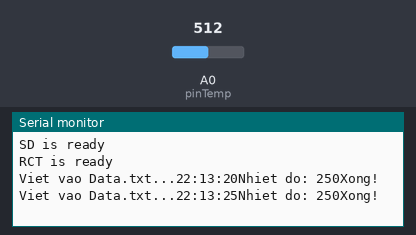
Bench run of a sketch on a simulated Arduino Uno, built with avr-gcc and run on an emulated ATmega328P. Shown: the last lines printed to the serial monitor. Inputs (shaded band) come from the test bench; at power-on: A0 (pinTemp) = 512. The local clock reads 2024-03-15 10:24:30 at power-on unless the sketch sets it; storage starts empty.

Above: at 5.8 s.
5.9 s: A0 (pinTemp) set to 716
At 10.9 s:
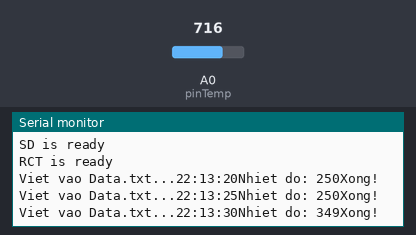
11.9 s: A0 (pinTemp) set to 900
At 16.4 s:
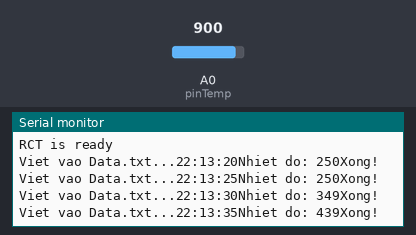
Timing chart, 0 to 17.9 s (numbered marks = the images above; inputs shaded):
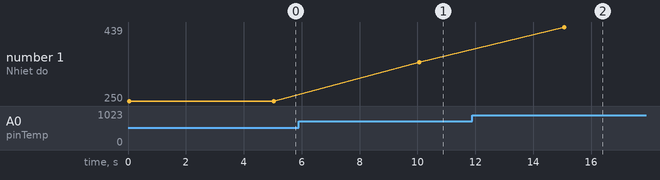

Measured:
- after the input at 5.9 s, the serial monitor: prints a new line after 4.2 s (image 1)
- after the input at 11.9 s, the serial monitor: prints a new line after 3.2 s (image 2)
- plotted number 1: 250 → 349 after the input at 5.9 s, 349 → 439 after the input at 11.9 s

The sketch:

Chuong6BAI11.ino
```cpp
#include <Wire.h>
#include <RTClib.h>
#include <SD.h>
#include<SPI.h>

File myFile;
RTC_DS1307 rtc;
byte pinTemp = A0;

void setup ()
{
  Serial.begin(9600);
  pinMode(pinTemp, INPUT);
  if (SD.begin(4))
    Serial.println("SD is ready");
    else
    {
      Serial.println("SD is not found");
      //while (1);
    }
  while(SD.exists("Data.txt")) SD.remove("Data.txt");
  if ( !rtc.begin())
  {
    Serial.print("RTC is not found");
    //while (1);
  }
  else
  {
    Serial.println("RCT is ready");
  }

  if (!rtc.isrunning())
  {
    Serial.print("RTC khong chay!");
  }

  rtc.adjust(DateTime(F(__DATE__), F(__TIME__)));//tự động cập nhật ngày giừo theo máy
    //rtc.adjust(DateTime(2014, 1, 21, 3, 0, 0));//cài ngày giờ tùy chọn
}
void  getTime()
{
  DateTime now = rtc.now();
  Serial.print(now.hour());
  myFile.print(now.hour());
  Serial.print(':');
  myFile.print(':');
  Serial.print(now.minute());
  myFile.print(now.minute());
  Serial.print(':');
  myFile.print(':');
  Serial.print(now.second());
  myFile.print(now.second());
  myFile.print("   ");
}
void getTemp()
{
  int temp = (5.0*analogRead(A0)*100.0/1024.0);
  Serial.print("Nhiet do: ");
  myFile.print("Nhiet do: ");
  Serial.print(temp);
  myFile.print(temp);
  myFile.println();
  myFile.print("\n");
}

void loop ()
{
   myFile=SD.open("Data.txt", FILE_WRITE);
   if(myFile)
   {
     Serial.print("Viet vao Data.txt...");
     getTime();
     getTemp();
   }
   else
   {
    Serial.println("Loi");
   }
   myFile.close();
   Serial.println("Xong!");
   delay(5000);
}
```
